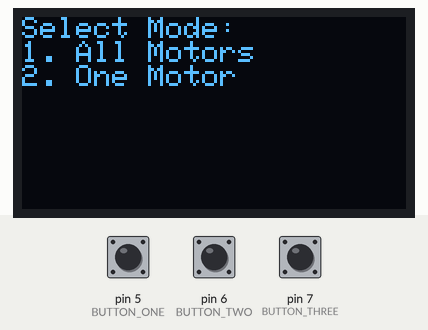
Bench run of a sketch on a simulated Arduino Uno, built with avr-gcc and run on an emulated ATmega328P. Parts: 128×64 one-colour display. Inputs (shaded band) come from the test bench; at power-on: pin 5 (BUTTON_ONE) LOW, pin 7 (BUTTON_THREE) LOW, pin 6 (BUTTON_TWO) LOW. The display library's start-up logo is not drawn; what the sketch prints to the serial monitor is not drawn.

Above: at 3.2 s.
3.3 s: pin 5 (BUTTON_ONE) pulled HIGH for 0.15 s
At 4.1 s:
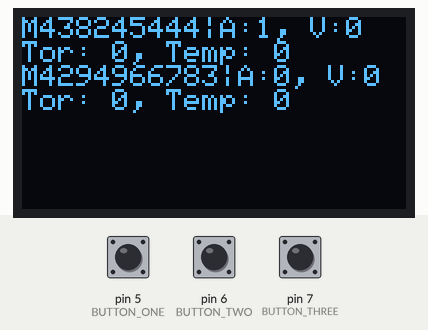
4.9 s: pin 7 (BUTTON_THREE) pulled HIGH for 0.15 s
At 5.5 s:
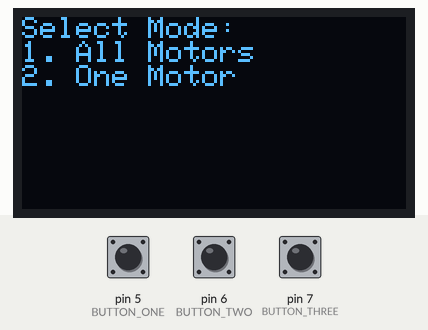
6.5 s: pin 5 (BUTTON_ONE) pulled HIGH for 1 s
At 7.8 s:
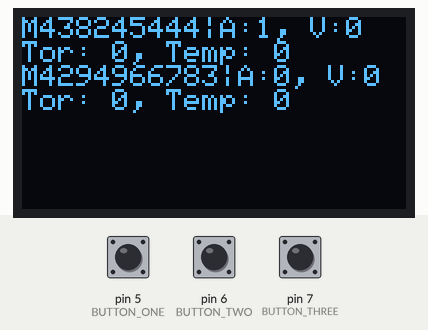
9.0 s: pin 6 (BUTTON_TWO) pulled HIGH for 1 s
At 10.3 s:
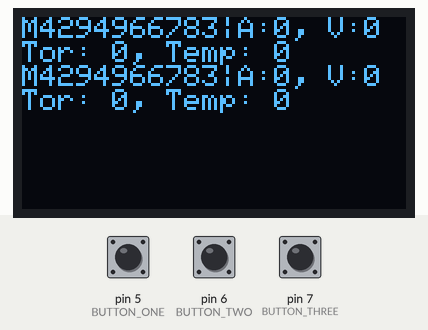
11.5 s: pin 7 (BUTTON_THREE) pulled HIGH for 1 s
At 13.0 s:
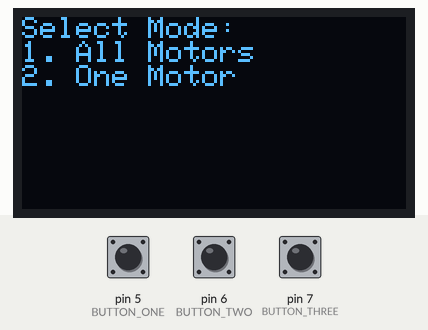
Timing chart, 0 to 14.5 s (numbered marks = the images above; inputs shaded):
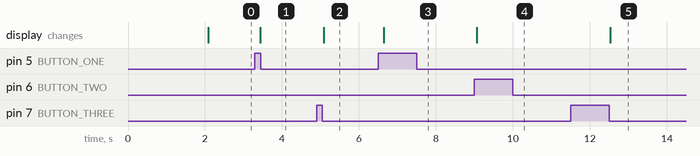

The sketch:

TR_OLedCANReaderMain.ino
```cpp
#include <SPI.h>
#include <Wire.h>
#include <Adafruit_GFX.h>
#include <Adafruit_SSD1306.h>
#include <mcp_can.h>

#define OLED_RESET 4
#define BUTTON_ONE 5
#define BUTTON_TWO 6
#define BUTTON_THREE 7
#define CAN0_INT 2
#define DEBOUNCE_DELAY 100 // Button debounce delay in milliseconds

MCP_CAN CAN0(10); // Set CS to pin 10 for MCP2515
Adafruit_SSD1306 display(OLED_RESET);

enum Modes { MODE_SELECTION, PRINT_ALL_MOTORS, PRINT_ONE_MOTOR };
Modes currentMode = MODE_SELECTION;
int motorIndex;

int currentPage = 1;
int numMotors = 0; // Actual number of motors connected
unsigned long lastDebounceTime = 0; // Last time buttons' states were checked

long unsigned int rxId;
unsigned char len = 0;
unsigned char rxBuf[8];
char msgString[128];                        // Array to store serial string
// Struct to store parsed data
unsigned char angleHigh, angleLow;
unsigned char velocityHigh, velocityLow;
unsigned char torqueHigh, torqueLow;

// Variables to store complete data
struct MotorData {
  unsigned long id;
  unsigned int angles;
  signed int velocity;
  signed int torque;
  signed int temperature;
};
// Function Declarations

const int MAX_MOTORS = 11; // The maximum number of motors

MotorData motors[MAX_MOTORS]; // Array to hold data for each motor
int motorIDs[MAX_MOTORS]; // Array to hold the unique IDs for each motor

void setup() {
  Serial.begin(115200);
  pinMode(BUTTON_ONE, INPUT);
  pinMode(BUTTON_TWO, INPUT);
  pinMode(BUTTON_THREE, INPUT);

  display.begin(SSD1306_SWITCHCAPVCC, 0x3C);
  display.display();
  delay(2000); // Pause for 2 seconds
  display.clearDisplay();

  // Initialize MCP2515
  if (CAN0.begin(MCP_ANY, CAN_1000KBPS, MCP_8MHZ) == CAN_OK) Serial.println(F("MCP2515 Initialized Successfully!"));
  else {
    Serial.println("Error Initializing MCP2515...");
    while (1);
  }
  CAN0.setMode(MCP_NORMAL); // Set operation mode to normal so the MCP2515 sends acks to received data.
  initializeMotorData(); // Initialize the motor data structures
  display.setTextSize(1);
  display.setTextColor(WHITE);
  CAN0.setMode(MCP_NORMAL);                     // Set operation mode to normal so the MCP2515 sends acks to received data.
  pinMode(CAN0_INT, INPUT);                            // Configuring pin for /INT input
  display.clearDisplay();
}

void loop() {
  readCANMessage(); // Continuously read CAN messages to update motor IDs
  unsigned long currentMillis = millis();

  if (currentMillis - lastDebounceTime > DEBOUNCE_DELAY) {
    if (digitalRead(BUTTON_THREE) == HIGH) {
      // Use Button Three to return to mode selection from any mode
      if (currentMode != MODE_SELECTION) {
        currentMode = MODE_SELECTION; // Return to mode selection
        lastDebounceTime = currentMillis; // Update the last debounce time
      }
    } else {
      switch (currentMode) {
        case MODE_SELECTION:
          if (digitalRead(BUTTON_ONE) == HIGH) {
            currentMode = PRINT_ALL_MOTORS; // Enter PRINT_ALL_MOTORS mode
            currentPage = 1; // Start from the first page
            lastDebounceTime = currentMillis; // Update the last debounce time
          } else if (digitalRead(BUTTON_TWO) == HIGH) {
            currentMode = PRINT_ONE_MOTOR; // Enter PRINT_ONE_MOTOR mode
            currentPage = 0; // Start from the first motor
            lastDebounceTime = currentMillis; // Update the last debounce time
          }
          displayModeSelection();
          break;
        case PRINT_ALL_MOTORS:
          if (digitalRead(BUTTON_ONE) == HIGH) {
            navigatePages(-1); // Navigate backward
            Serial.print("Page is now: ");
            Serial.println(currentPage);
            lastDebounceTime = currentMillis; // Update the last debounce time
          } else if (digitalRead(BUTTON_TWO) == HIGH) {
            navigatePages(1); // Navigate forward
            Serial.print("Page is now: ");
            Serial.println(currentPage);
            lastDebounceTime = currentMillis; // Update the last debounce time
          }
          displayAllMotors();
          break;
        case PRINT_ONE_MOTOR:
          if (digitalRead(BUTTON_ONE) == HIGH) {
            navigatePages(-1); // Navigate backward
            Serial.print("Page is now: ");
            Serial.println(currentPage);
            lastDebounceTime = currentMillis; // Update the last debounce time
          } else if (digitalRead(BUTTON_TWO) == HIGH) {
            navigatePages(1); // Navigate forward
            Serial.print("Page is now: ");
            Serial.println(currentPage);
            lastDebounceTime = currentMillis; // Update the last debounce time
          }
          displayOneMotor();
          break;
      }
    }
  }
}


void displayMotorDataAll(int motorIndex){
  // Directly display the motor ID, with any necessary adjustments for display purposes.
  // Subtract 0x200 from id for display.
  unsigned long displayID1 = motors[motorIndex].id - 0x200;
  unsigned long displayID2 = motors[motorIndex+1].id - 0x200;

  Serial.print("MOTOR IDs DISPLAYED ARE: ");
  Serial.println(displayID1);
  Serial.println(displayID2);
  display.clearDisplay();
  display.setCursor(0, 0);

  Serial.println();
    //Print first motor
    display.clearDisplay();
    display.setCursor(0, 0);
    display.print("M");
    display.print(displayID1);
    display.print("|A:");
    display.print(motors[motorIndex].angles, DEC);
    display.print(", V:");
    display.println(motors[motorIndex].velocity, DEC);
    display.print("Tor: ");
    display.print(motors[motorIndex].torque, DEC);
    display.print(", Temp: ");
    display.println(motors[motorIndex].temperature, DEC);

    //Print second motor
    display.print("M");
    display.print(displayID2);
    display.print("|A:");
    display.print(motors[motorIndex+1].angles, DEC);
    display.print(", V:");
    display.println(motors[motorIndex+1].velocity, DEC);
    display.print("Tor: ");
    display.print(motors[motorIndex+1].torque, DEC);
    display.print(", Temp: ");
    display.println(motors[motorIndex+1].temperature, DEC);
    display.display();
}

void displayMotorDataOne(int motorIndex){
  if (motorIndex < 0 || motorIndex >= MAX_MOTORS) {
    Serial.println("Invalid motor index.");
     Serial.println(motorIndex);
    return; // Ensure the motorIndex is within a valid range.
  }

  // Check if the motor slot is uninitialized using (unsigned long)-1 as the sentinel value.
  if (motors[motorIndex].id == (unsigned long)-1) {
    Serial.println("Motor slot is uninitialized.");
    return; // Skips displaying data for uninitialized slots.
  }

  // Directly display the motor ID, with any necessary adjustments for display purposes.
  // Subtract 0x200 from id for display.
  unsigned long displayID = motors[motorIndex].id - 0x200;

  display.clearDisplay();
  display.setCursor(0, 0);

  // Display the motor data, starting with the adjusted ID for readability.
  display.print("Motor#");
  display.println(displayID);
  display.print("A: ");
  display.print(motors[motorIndex].angles, DEC); // Display angle
  display.print(", V: ");
  display.println(motors[motorIndex].velocity, DEC); // Display velocity
  display.print("Tor: ");
  display.print(motors[motorIndex].torque, DEC); // Display torque
  display.print(", Temp: ");
  display.println(motors[motorIndex].temperature, DEC); // Display temperature

  display.display(); // Refresh the OLED display with the new data
}


void navigatePages(int page) {
  if (currentMode == PRINT_ALL_MOTORS) {
    // Logic for navigating pages in PRINT_ALL_MOTORS mode
    int totalPages = (numMotors + 1) / 2; // Assuming 2 motors per page
    currentPage += page;
    if (currentPage < 1)
      currentPage = totalPages;
    else if (currentPage > totalPages)
      currentPage = 1;
  } else if (currentMode == PRINT_ONE_MOTOR) {
      // Logic for navigating motors in PRINT_ONE_MOTOR mode
      int totalPages = numMotors + 1;
      currentPage += page;
      if (currentPage < 1)
        currentPage = totalPages;
      else if (currentPage > totalPages)
        currentPage = 1;
  }
}

void displayModeSelection() {
  display.clearDisplay();
  display.setCursor(0, 0);
  display.println(F("Select Mode:"));
  display.println(F("1. All Motors"));
  display.println(F("2. One Motor"));
  display.display(); // Ensure to refresh the display after updates
}

void displayAllMotors() {
  // Assuming 2 motors per page for simplicity
  int motorIndex = currentPage - 1; // Calculate start index based on currentPage
  display.clearDisplay();
  display.setCursor(0, 0);
  if(numMotors > 1){
    displayMotorDataAll(motorIndex);
  }
  else
    displayMotorDataAll(motorIndex);
  display.display(); // Refresh the display to show the new page
}

void displayOneMotor() {
  display.clearDisplay();
  display.setCursor(0, 0);
  motorIndex = currentPage; // Calculate motor index based on currentPage
  if (motorIndex <= numMotors) { // Check to avoid accessing beyond the array
    displayMotorDataOne(motorIndex);
    display.display(); // Refresh the display to show the selected motor's data
  }
}

void readCANMessage() {
  if (CAN0.checkReceive() == CAN_MSGAVAIL) {
    CAN0.readMsgBuf(&rxId, &len, rxBuf);
    parseMotorData(rxBuf, rxId);
    addUniqueMotorID(rxId);
  }
}


bool addUniqueMotorID(unsigned long id) {
  // Skip adding if the ID is 0x200
  if (id == 0x200 || id > 0x215)
    return false;

  for (int i = 0; i < MAX_MOTORS; i++) {
    if (motors[i].id == id) {
      return false; // ID already present, no need to add
    }
    if (motors[i].id == (unsigned long)-1) { // Check for an empty slot
      motors[i].id = id;
      return true; // New ID added
    }
  }
  return false; // No space left to add a new ID
}

void initializeMotorData() {
  for (int i = 0; i < MAX_MOTORS; i++) {
    motors[i].id = (unsigned long)-1;
    motors[i].angles = 0;
    motors[i].velocity = 0;
    motors[i].torque = 0;
    motors[i].temperature = 0;
  }
}


void parseMotorData(unsigned char* info, unsigned long motorID) {
  // Find the motor index based on motorID
  int index = -1;
  for (int i = 0; i < MAX_MOTORS; i++) {
    if (motors[i].id == motorID) {
      index = i;
      break;
    }
  }
  if (index != -1) {
    // Debug: Print the motorID and index being updated
    Serial.print("Updating motor at index ");
    Serial.print(index);
    Serial.print(" with ID ");
    Serial.println(motorID, HEX); // Assuming motorID is in HEX format

    // Parse and update motor data
    motors[index].angles = ((uint16_t)(info[0]) << 8) | (uint16_t)(info[1]);
    motors[index].velocity = ((uint16_t)(info[2]) << 8) | (uint16_t)(info[3]);
    motors[index].torque = ((uint16_t)(info[4]) << 8) | (uint16_t)(info[5]);
    motors[index].temperature = info[6];

    // Debug: Print parsed values
    Serial.print("Angles: ");
    Serial.print(motors[index].angles);
    Serial.print(", Velocity: ");
    Serial.print(motors[index].velocity);
    Serial.print(", Torque: ");
    Serial.print(motors[index].torque);
    Serial.print(", Temperature: ");
    Serial.println(motors[index].temperature);
  } else {
    Serial.println("Motor ID not found or array full."); // In case index is not found
  }
}
```

Measured:
- after the input at 3.3 s, the display: changes after 0.14 s (image 1)
- after the input at 4.9 s, the display: changes after 0.18 s (image 2)
- after the input at 6.5 s, the display: changes after 0.14 s (image 3)
- after the input at 9.0 s, the display: changes after 0.06 s (image 4)
- after the input at 11.5 s, the display: changes after 1.0 s (image 5)
